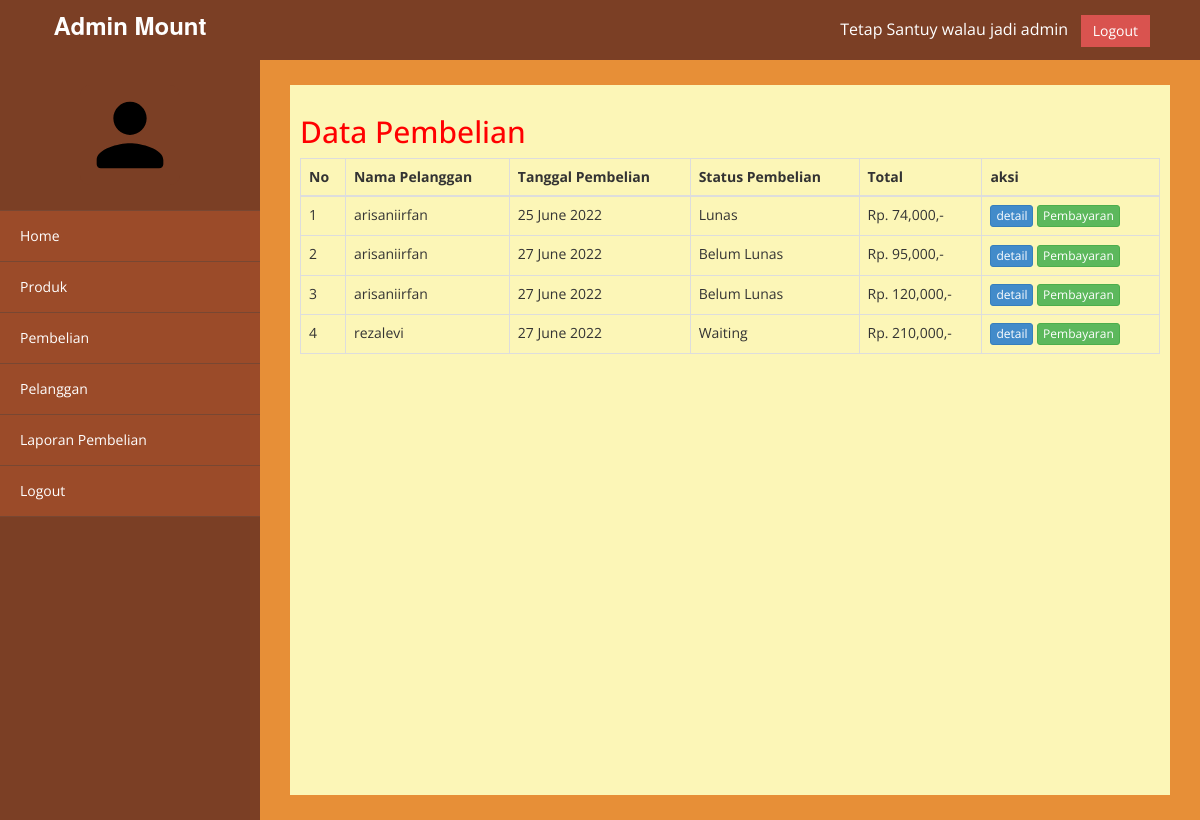
The page /admin/index.php?halaman=pembelian (signed in) on the database its author committed.
### tables this page shows
CREATE TABLE `pembelian` (
  `id_pembelian` int(11) NOT NULL,
  `id_user` int(11) NOT NULL,
  `id_bank` int(11) NOT NULL,
  `tanggal_pembelian` date NOT NULL,
  `total_pembelian` int(11) NOT NULL,
  `status_pembelian` varchar(20) NOT NULL
);

CREATE TABLE `users` (
  `id_user` int(11) NOT NULL,
  `email` varchar(30) NOT NULL,
  `username` varchar(30) NOT NULL,
  `pass` varchar(255) NOT NULL,
  `telepon` varchar(15) NOT NULL,
  `foto` varchar(255) NOT NULL
);

### admin/pembelian.php (the view)
<h2>Data Pembelian</h2>
<table class="table table-bordered">
    <thead>
        <tr>
            <th>No</th>
            <th>Nama Pelanggan</th>
            <th>Tanggal Pembelian</th>
            <th>Status Pembelian</th>
            <th>Total</th>
            <th>aksi</th>
        </tr>
    </thead>
    <tbody>
        <?php $no = 1; ?>
        <?php $ambil = $koneksi->query("SELECT * FROM pembelian JOIN users ON pembelian.id_user = users.id_user"); ?>
        <?php while ($pecah = $ambil->fetch_assoc()) : ?>
            <tr>
                <td><?= $no; ?></td>
                <td><?= $pecah["username"]; ?></td>
                <td><?= date("d F Y", strtotime($pecah["tanggal_pembelian"])); ?></td>
                <td><?= $pecah["status_pembelian"]; ?></td>
                <td>Rp. <?= number_format($pecah["total_pembelian"]); ?>,-</td>
                <td>
                    <a href="index.php?halaman=detail&id=<?= $pecah["id_pembelian"]; ?>" class="btn btn-primary btn-xs">detail</a>
                    <?php if ($pecah['status_pembelian'] != 'pending') : ?>
                        <a href="index.php?halaman=pembayaran&id=<?= $pecah['id_pembelian']; ?>" class="btn btn-success btn-xs">Pembayaran</a>
                    <?php endif; ?>
                </td>
            </tr>
            <?php $no++; ?>
        <?php endwhile; ?>
    </tbody>
</table>

### admin/index.php (shortened to what this page needs)
<?php
include 'fungsi.php';
?>
<!DOCTYPE html>
<html xmlns="http://www.w3.org/1999/xhtml">
<head>
    <link href="assets/css/bootstrap.css" rel="stylesheet" />
    <link href="assets/css/font-awesome.css" rel="stylesheet" />
    <link rel="stylesheet" href="../Tailwind/public/css/additional.css">
    <link href="assets/js/morris/morris-0.4.3.min.css" rel="stylesheet" />
    <link href="assets/css/custom.css" rel="stylesheet" />
</head>
<body>
    <div id="wrapper">
        <nav class="navbar navbar-default navbar-cls-top " role="navigation" style="margin-bottom: 0">
            <div class="navbar-header">
                <div class="navbar-brand" href="">Admin Mount</div>
            </div>
            <div style="color: white; padding: 15px 50px 5px 50px;float: right;font-size: 16px;">
                Tetap Santuy walau jadi admin &nbsp; <a href="#" class="btn btn-danger square-btn-adjust">Logout</a> </div>
        </nav>
        <nav class="navbar-default navbar-side" role="navigation">
            <div class="sidebar-collapse">
                <ul class="nav" id="main-menu">
                    <li class="text-center">
                        <img src="assets/img/person.svg" class="user-image img-responsive" style="width: 100px;" />
                    </li>
                    <li><a class="active-menu" href="index.php"><i class=""></i> Home</a> </li>
                    <li><a class="active-menu" href="index.php?halaman=produk"><i class=""></i> Produk</a> </li>
                    <li><a class="active-menu" href="index.php?halaman=pembelian"><i class=""></i> Pembelian</a> </li>
                    <li><a class="active-menu" href="index.php?halaman=pelanggan"><i class=""></i> Pelanggan</a> </li>
                    <li><a class="active-menu" href="index.php?halaman=laporan_pembelian"><i class=""></i> Laporan Pembelian</a> </li>
                    <li><a class="active-menu" href="index.php?halaman=logout"><i class=""></i> Logout</a> </li>
                </ul>
            </div>
        </nav>
        <div id="page-wrapper">
            <div id="page-inner">
                <?php
                if (isset($_GET['halaman'])) {
                    if ($_GET['halaman'] == "produk") {
                        include 'produk.php';
                    } elseif ($_GET['halaman'] == "pembelian") {
                        include 'pembelian.php';
                    } elseif ($_GET['halaman'] == "pelanggan") {
                        include 'pelanggan.php';
                    } elseif ($_GET['halaman'] == "detail") {
                        include 'detail.php';
                    } elseif ($_GET['halaman'] == "tambahproduk") {
                        include 'tambahproduk.php';
                    } elseif ($_GET['halaman'] == "hapusproduk") {
                        include 'hapusproduk.php';
                    } elseif ($_GET['halaman'] == "ubahproduk") {
                        include 'ubahproduk.php';
                    } elseif ($_GET['halaman'] == "logout") {
                        include 'logout.php';
                    } elseif ($_GET["halaman"] == "pembayaran") {
                        include 'pembayaran.php';
                    } elseif ($_GET["halaman"] == "laporan_pembelian") {
                        include 'laporanPembelian.php';
                    }
                } else {
                    include 'produk.php';
                }
                ?>
            </div>
        </div>
    </div>
</body>
</html>

### admin/assets/css/custom.css (style rules this page uses)
body { font-family: "Open Sans", sans-serif; }
#wrapper { width: 100%; background: #7b3f25; }
#page-wrapper { padding: 15px 15px; min-height: 600px; background: #e78f37; }
#page-inner { width: 100%; margin: 10px 20px 10px 0px; background-color: #fcf6b7 !important; padding: 10px; min-height: 710px; }
.text-center { background: #7b3f25; text-align: center; }
h2 { color: #f00; }
.square-btn-adjust { border: 0px solid transparent; -webkit-border-radius: 0px; -moz-border-radius: 0px; border-radius: 0px; }
.user-image { margin: 25px auto; background: #7b3f25; -webkit-border-radius: 10px; -moz-border-radius: 10px; border-radius: 10px; max-height: 170px; max-width: 170px; }
.navbar-cls-top .navbar-brand { font-family: "Helvetica Neue", Helvetica, Arial, sans-serif; color: #fff; background: #7b3f25; width: 260px; text-align: center; height: 60px; font-size: 24px; font-weight: 700; }
.active-menu { background-color: #9b4b29 !important; }
.sidebar-collapse, .sidebar-collapse .nav { background: none; }
.sidebar-collapse .nav { padding: 0; }
.sidebar-collapse .nav > li > a { color: #fff; background: #202020; text-shadow: none; }
.sidebar-collapse > .nav > li > a { padding: 15px 10px; }
.sidebar-collapse > .nav > li { border-bottom: 1px solid rgba(107, 108, 109, 0.19); }
.navbar-side { border: none; background: #7b3f25; }
.navbar-cls-top { background: #7b3f25; border-bottom: none; }
.navbar-default { border: 0px solid #7b3f25; }
.navbar-header { background: #7b3f25; }
@media (min-width: 768px) { #page-wrapper { margin: 0 0 0 260px; padding: 15px 30px; min-height: 710px; } }
@media (min-width: 768px) { .navbar-side { z-index: 1; position: absolute; width: 260px; } }
@media (min-width: 768px) { .navbar { border-radius: 0px; } }

### rows shown on the page
pembelian: id_user.username "arisaniirfan", tanggal_pembelian "25 June 2022", status_pembelian "Lunas", total_pembelian "74,000"
pembelian: id_user.username "arisaniirfan", tanggal_pembelian "27 June 2022", status_pembelian "Belum Lunas", total_pembelian "95,000"
pembelian: id_user.username "arisaniirfan", tanggal_pembelian "27 June 2022", status_pembelian "Belum Lunas", total_pembelian "120,000"
pembelian: id_user.username "rezalevi", tanggal_pembelian "27 June 2022", status_pembelian "Waiting", total_pembelian "210,000"
